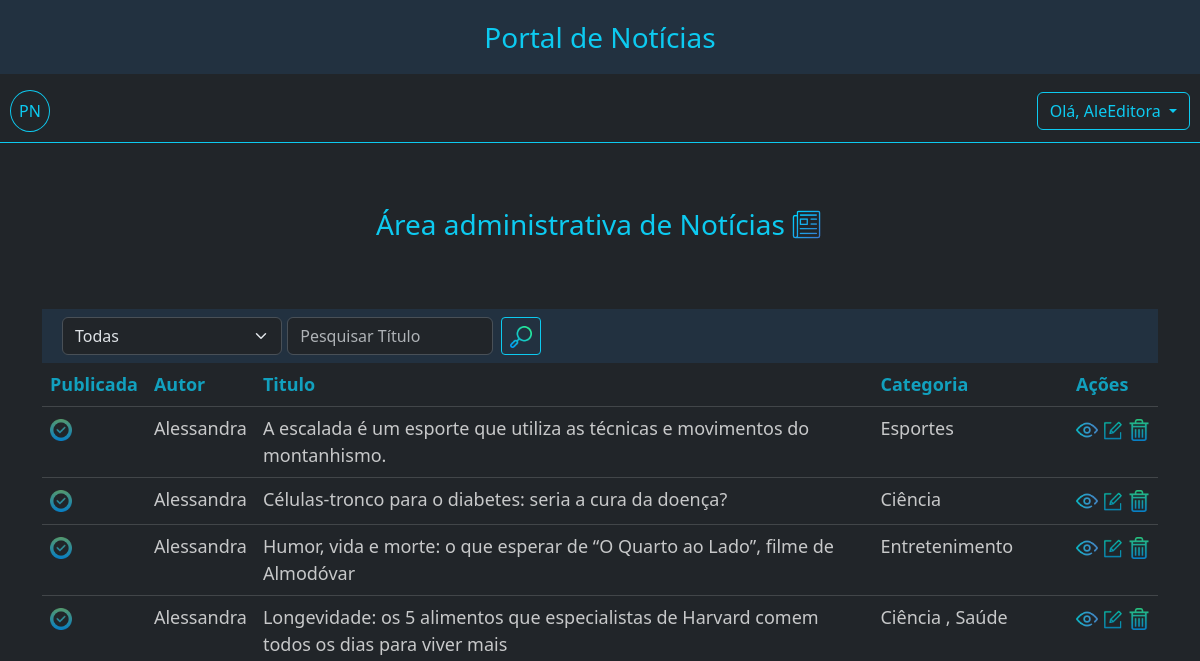
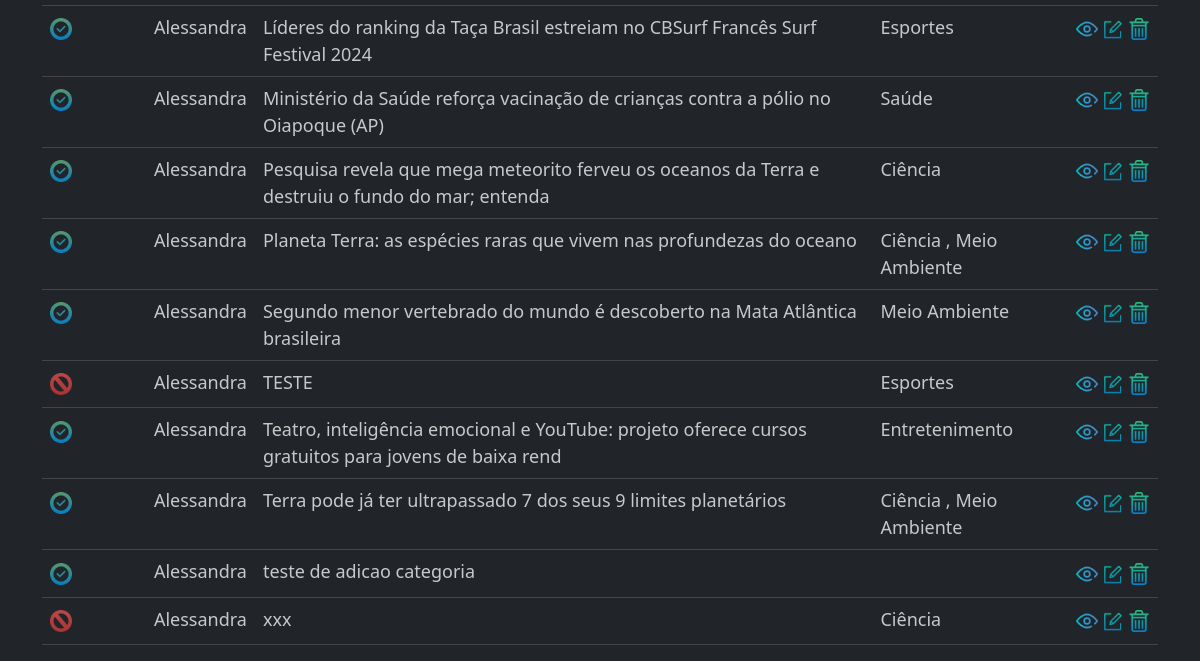
The page /adm/noticias/ (signed in) on the database as committed earlier (2 pictures, top to bottom).
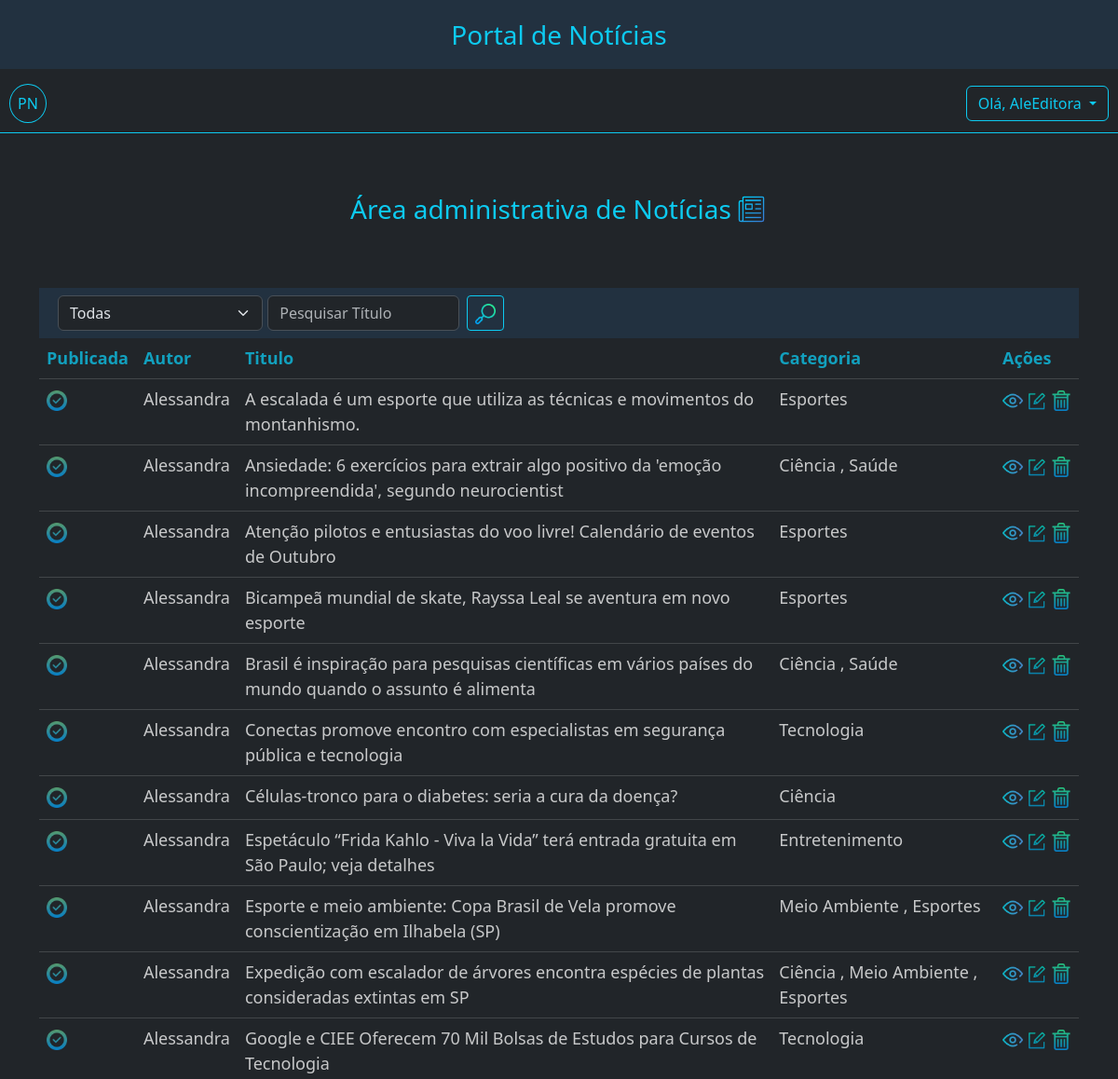
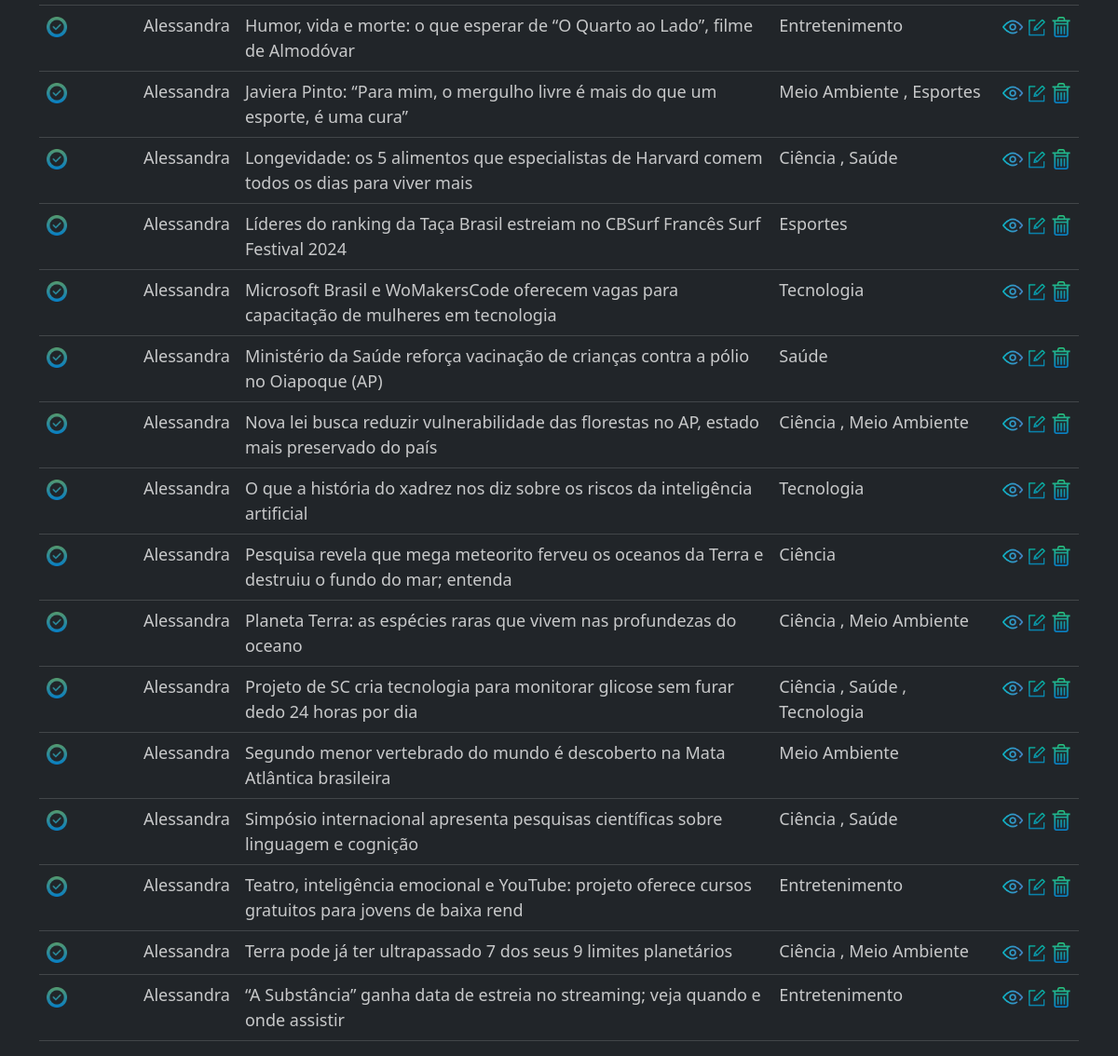
The same page on the database as committed later (2 pictures, top to bottom).
### app_noticias/models.py (models this page shows, shortened)
class Noticia(models.Model):
    titulo = models.CharField('Título', max_length=100, unique=True,  null=True)
    slug = models.SlugField(max_length=100, editable=False, unique=True, null=True)
    subtitulo = models.CharField('Subtítulo', max_length=300, null=True )
    conteudo= models.TextField('Conteúdo', max_length=3000)
    criada_em = models.DateTimeField('Criada em', help_text='dd/mm/yyyy hh:MM', auto_now_add=True)
    atualizada_em = models.DateTimeField('Atualizada', help_text='dd/mm/yyyy hh:MM', auto_now_add=True)
    imagem = models.ImageField(upload_to='', blank=True)
    autor = models.ForeignKey(User, on_delete=models.RESTRICT, editable=False)
    categoria = models.ManyToManyField(Categoria)
    publicada_em = models.DateTimeField('Publicada em', help_text='dd/mm/yyyy hh:MM', null=True, editable=False)
    publicada = models.BooleanField('Publicada', default=False)
    num_visualizacoes = models.IntegerField(default=0, verbose_name='Número de visualizações', editable=False)
    fonte_informacao = models.CharField('Fonte', max_length=400, null=True )
    def _calcular_tempo_da_atualizacao(self) -> str:
        '''
        Calculo do tempo de atualização da notícia:
        '''
        return calcular_tempo_decorrido(self.atualizada_em)
    atualizacao_tempo = property(_calcular_tempo_da_atualizacao)
    def _calcular_tempo_da_publicacao(self) -> str:
        '''
        Calculo do tempo de publicação da notícia:
        '''
        return calcular_tempo_decorrido(self.publicada_em)
    publicacao_tempo = property(_calcular_tempo_da_publicacao)
    def _paragrafos(self) -> list[str]:
        '''
        Transforma o conteúdo da notícia em parágrafos.
        '''
        return self.conteudo.split('\n')
    paragrafos = property(_paragrafos)
    class Meta:
        db_table = 'noticias'
        permissions = [
            ("pode_publicar", "Permissão atribuida à Editores para a publicação da Notícia"),
        ]

class Categoria(models.Model):
    nome = models.CharField('Categoria', max_length=30, unique=True)
    imagem = models.ImageField(upload_to='', blank=True, null=True)
    criado_em = models.DateField(auto_now_add=True)

### app_noticias/views.py (the view, shortened to what this page needs)
# urls.py: path('adm/noticias/', NoticiasView.as_view(), name='noticias'),
class NoticiasView(PermissionRequiredMixin, NoticiasBaseListView):
    permission_required = "app_noticias.view_noticia"
    template_name = 'noticias_table.html'
    def get_queryset(self):
        user = self.request.user
        filtragem = self.get_filtragem()
        if not user.groups.filter(name='Editores').exists():
            filtragem['autor'] = user
        return Noticia.objects.filter(**filtragem).order_by('titulo')

### app_noticias/context_processors.py (called while the page is built)
def user_permissions(request):
    return {
        'is_editor': request.user.groups.filter(name='Editores').exists(),
        'is_author': request.user.groups.filter(name='Autores').exists(),
    }

### app_noticias/views.py (called while the page is built)
    def get(self, request, *args, **kwargs):
        categoria_querystring = self.request.GET.get('categoria', 0)
        if categoria_querystring:
            self.categoria_pesquisada = int(categoria_querystring)
        return render(request, self.template_name, {
            'titulo_pesquisado': self.titulo_pesquisado,
            'categoria_pesquisada': self.categoria_pesquisada,
            'categorias': Categoria.objects.all(),
            'noticias': self.get_queryset(),
        })

    def get_filtragem(self):
        filtragem = {}
        if self.titulo_pesquisado:
            filtragem['slug__contains'] = slugify(self.titulo_pesquisado)
        if self.categoria_pesquisada != 0:
            filtragem['categoria'] = int(self.categoria_pesquisada)
        if self.publicada:
            filtragem['publicada'] = self.publicada
        return filtragem

### app_noticias/templates/noticias_table.html (shortened to what this page needs)
{% extends "base.html" %}
{% load static %}
{% load django_bootstrap5 %}
{% block content %}
{% static 'icones/news.png' as news_url %}
<div class="container" style="margin-top: 60px;">
    <div class="d-flex justify-content-center">
        <p class="text-info fs-3 text-center">Área administrativa de Notícias</p>
        <img src="{{ news_url}}" width="35" height="35" class="mt-1 ms-1" />
    </div>
    <div class="table-responsive-sm mt-5">
        <div class="d-flex justify-content-between" style="background-color:#223140;">
            {% include "search.html" %}
            <div class="p-2">
            </div>
        </div>
        <table class="table table-dark table-hover opacity-75">
            <thead class="text-info justify-content-center">
                <tr>
                    <th scope="col" class="text-info">Publicada</th>
                    <th scope="col" class="text-info">Autor</th>
                    <th scope="col" class="text-info">Titulo</th>
                    <th scope="col" class="text-info">Categoria</th>
                    <th scope="col" class="text-info" style="width: 8%;">Ações</th>
                </tr>
            </thead>
            <tbody>
                {% for noticia in noticias %}
                <tr>
                    <td>
                        {% if user.is_authenticated and is_editor %}
                        <div class="form-check form-switch p-0">
                            {% if noticia.publicada %}
                            <a href="{% url 'publicar-noticia' noticia_id=noticia.id publicado=0 %}">
                                <img src="/static/icones/checked.png" width="22" height="22" alt="Publicada" />
                            </a>
                            {% else %}
                            <a href="{% url 'publicar-noticia' noticia_id=noticia.id publicado=1 %}">
                                <img src="/static/icones/cancel.png" width="22" height="22" alt="Não Publicada" />
                            </a>
                            {% endif %}
                        </div>
                        {% else %}
                        {% if noticia.publicada %}
                        <img src="/static/icones/checked.png" width="22" height="22" alt="Publicada" />
                        {% else %}
                        <img src="/static/icones/cancel.png" width="22" height="22" alt="Não Publicada" />
                        {% endif %}
                        {% endif %}
                    </td>
                    <td>{{ noticia.autor.username }}</td>
                    <td>{{ noticia.titulo }}</td>
                    <td>
                        {% for categoria in noticia.categoria.all %}
                        <span>{{ categoria.nome }}</span>
                        {% if not forloop.last %}, {% endif %}
                        {% endfor %}
                    </td>
                    <td>
                        <div class="d-flex justify-content-between" style="max-width: 80px;">
                            <a href="{% url 'noticia-adm-detail' noticia.id %}">
                                <img src="/static/icones/view.png" width="22" height="22" alt="Visualizar" />
                            </a>
                            {% if is_editor %}
                            <a href="{% url 'editar_noticia' noticia.id %}">
                                <img src="/static/icones/edit.png" width="22" height="22" class="m-1" alt="Editar" />
                            </a>
                            <a href="{% url 'excluir_noticia' noticia.id %}">
                                <img src="/static/icones/excluir.png" width="22" height="22" alt="Excluir" />
                            </a>
                            {% endif %}
                        </div>
                    </td>
                </tr>
                {% endfor %}
            </tbody>
        </table>
    </div>
</div>
{% endblock %}

### app_noticias/templates/base.html (shortened to what this page needs)
{% load static %}
{% load django_bootstrap5 %}
{% static 'icones/user_edit.png' as editar_url %}
{% static 'icones/senha.png' as senha_url %}
{% static 'icones/news.png' as news_url %}
{% static 'icones/editor.png' as editor_url %}
{% static 'icones/logout.png' as logout_url %}
{% static 'icones/log.png' as log_url %}
{% static 'icones/categoria.png' as categoria_url %}
{% static 'css.css' as css_url %}
<!DOCTYPE html>
<html lang="en">
<head>
    <link rel="stylesheet" href="{{css_url}}">
    {% load django_bootstrap5 %}
    {% bootstrap_css %}
</head>
<body data-bs-theme="dark">
    <div class="sticky-top  bg-body border-bottom border-info">
        <p class="w-100 text-info fs-3 text-center py-3" style="background-color: #223140">
            Portal de Notícias
        </p>
        <div class="  hstack d-flex ">
            <a href="{% url 'home' %}">
                <div class="text-ligth p-2 rounded-circle btn btn-outline-info"
                    style="margin-left: 10px; margin-bottom: 10px;">PN</div>
            </a>
            {% if request.user.is_authenticated %}
            <div class="dropdown ms-auto" style="margin-right: 10px; margin-bottom: 10px;">
                <button class="btn btn-outline-info dropdown-toggle  " type="button" data-bs-toggle="dropdown"
                    aria-expanded="false">
                    Olá, {{ user.get_username }}
                </button>
            </div>
            {% else %}
            <a href="{% url 'registrar-usuario' %}" class="px-3 ms-auto text-info text-decoration-none">Sign</a>
            <a href="{% url 'login' %}" class="px-3 text-info text-decoration-none">Login</a>
            {% endif %}
        </div>
    </div>
    <div class="responsive">
        {% block content %}{% endblock %}
    </div>
</body>
</html>

### app_noticias/templates/search.html (shortened to what this page needs)
{% load static %}
{% load django_bootstrap5 %}
{% static 'icones/procurar.png' as procurar_url %}
<div>
    <nav class="navbar navbar-expand-lg" style="background-color:#223140;">
        <div class="container-fluid  ">
            <div class="collapse navbar-collapse px-2 " id="navbarSupportedContent">
                <form class="d-flex " role="search" method="POST">
                    <select class="form-select" style="margin-right: 5px;" name="categoria_pesquisada"
                        aria-label="Default select example">
                        {% if categoria_pesquisada == 0 %}
                        <option selected value="0">Todas</option>
                        {% else %}
                        <option value="0">Todas</option>
                        {% endif %}
                    </select>
                    <input class="form-control me-2 " type="search" name="titulo_pesquisado"
                        placeholder="Pesquisar Título" aria-label="Search" value="{{titulo_pesquisado}}">
                    <button class="btn btn-outline-info btn-sm" type="submit"><img src="{{ procurar_url }}" width="22"
                            height="22"></button>
                </form>
            </div>
        </div>
    </nav>
</div>

### staticfiles/css.css (style rules this page uses)
@media (min-width: 300px) { .responsive { font-size: 12px; } }
@media (min-width: 440px) { .responsive { font-size: 14px; } }
@media (min-width: 640px) { .responsive { font-size: 15px; } }
@media (min-width: 768px) { .responsive { font-size: 16px; } }
@media (min-width: 1024px) { .responsive { font-size: 18px; } }

Rows that differ between the two databases and show on the page:
removed Noticia: publicada False (drawn), autor.username "Alessandra", titulo "TESTE", Categoria (nome "Esportes")
removed Noticia: publicada True (drawn), autor.username "Alessandra", titulo "teste de adicao categoria"
removed Noticia: publicada False (drawn), autor.username "Alessandra", titulo "xxx", Categoria (nome "Ciência")
added Noticia: publicada True (drawn), autor.username "Alessandra", titulo "Ansiedade: 6 exercícios para extrair algo positivo da 'emoção incompreendida', segundo neurocientist", Categoria (nome "Ciência"), Categoria (nome "Saúde")
added Noticia: publicada True (drawn), autor.username "Alessandra", titulo "Atenção pilotos e entusiastas do voo livre! Calendário de eventos de Outubro", Categoria (nome "Esportes")
added Noticia: publicada True (drawn), autor.username "Alessandra", titulo "Bicampeã mundial de skate, Rayssa Leal se aventura em novo esporte", Categoria (nome "Esportes")
added Noticia: publicada True (drawn), autor.username "Alessandra", titulo "Brasil é inspiração para pesquisas científicas em vários países do mundo quando o assunto é alimenta", Categoria (nome "Ciência"), Categoria (nome "Saúde")
added Noticia: publicada True (drawn), autor.username "Alessandra", titulo "Conectas promove encontro com especialistas em segurança pública e tecnologia"
added Categoria: nome "Tecnologia"
added Noticia: publicada True (drawn), autor.username "Alessandra", titulo "Espetáculo “Frida Kahlo - Viva la Vida” terá entrada gratuita em São Paulo; veja detalhes", Categoria (nome "Entretenimento")
added Noticia: publicada True (drawn), autor.username "Alessandra", titulo "Esporte e meio ambiente: Copa Brasil de Vela promove conscientização em Ilhabela (SP)", Categoria (nome "Meio Ambiente"), Categoria (nome "Esportes")
added Noticia: publicada True (drawn), autor.username "Alessandra", titulo "Expedição com escalador de árvores encontra espécies de plantas consideradas extintas em SP", Categoria (nome "Ciência"), Categoria (nome "Meio Ambiente"), Categoria (nome "Esportes")
added Noticia: publicada True (drawn), autor.username "Alessandra", titulo "Google e CIEE Oferecem 70 Mil Bolsas de Estudos para Cursos de Tecnologia"
added Noticia: publicada True (drawn), autor.username "Alessandra", titulo "Javiera Pinto: “Para mim, o mergulho livre é mais do que um esporte, é uma cura”", Categoria (nome "Meio Ambiente"), Categoria (nome "Esportes")
added Noticia: publicada True (drawn), autor.username "Alessandra", titulo "Microsoft Brasil e WoMakersCode oferecem vagas para capacitação de mulheres em tecnologia"
added Noticia: publicada True (drawn), autor.username "Alessandra", titulo "Nova lei busca reduzir vulnerabilidade das florestas no AP, estado mais preservado do país", Categoria (nome "Ciência"), Categoria (nome "Meio Ambiente")
added Noticia: publicada True (drawn), autor.username "Alessandra", titulo "O que a história do xadrez nos diz sobre os riscos da inteligência artificial"
added Noticia: publicada True (drawn), autor.username "Alessandra", titulo "Projeto de SC cria tecnologia para monitorar glicose sem furar dedo 24 horas por dia", Categoria (nome "Ciência"), Categoria (nome "Saúde")
added Noticia: publicada True (drawn), autor.username "Alessandra", titulo "Simpósio internacional apresenta pesquisas científicas sobre linguagem e cognição", Categoria (nome "Ciência"), Categoria (nome "Saúde")
added Noticia: publicada True (drawn), autor.username "Alessandra", titulo "“A Substância” ganha data de estreia no streaming; veja quando e onde assistir", Categoria (nome "Entretenimento")
